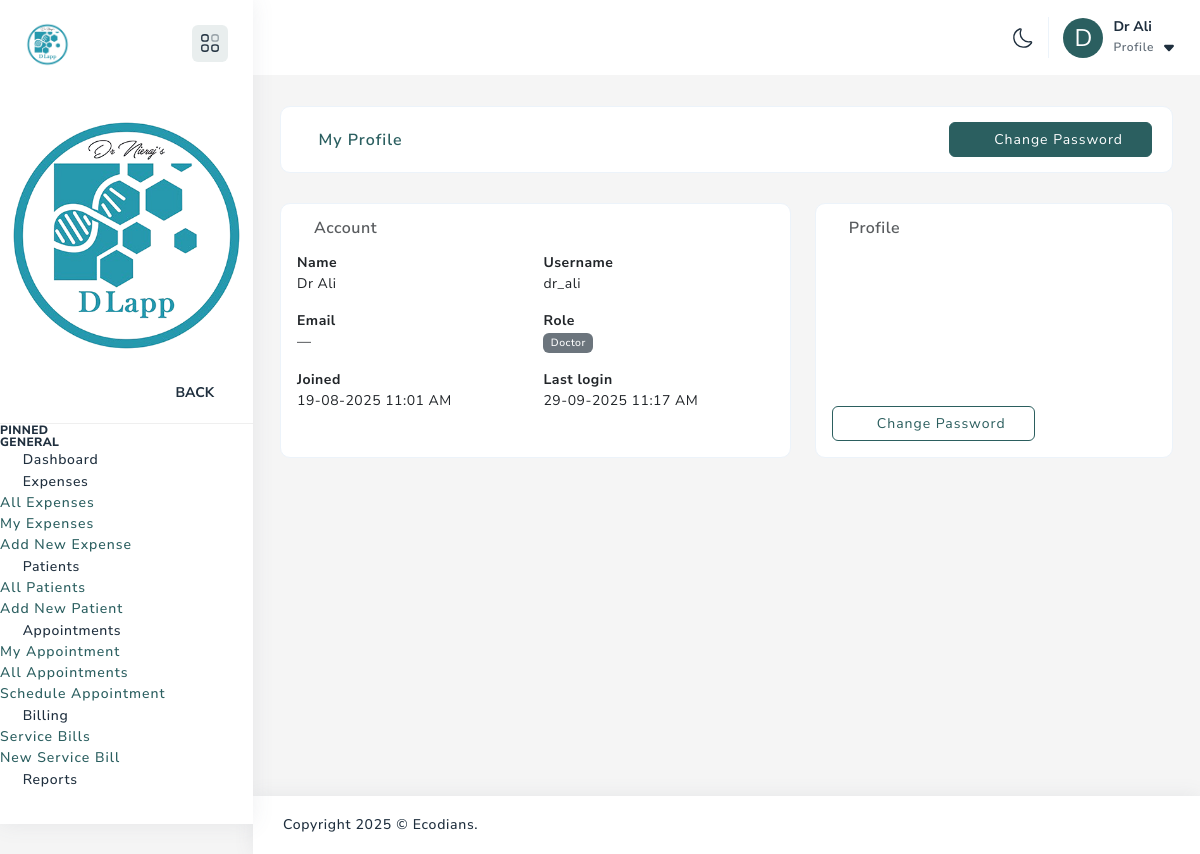
The page /me/ (signed in) on the database its author committed.
### core/models.py (models this page shows, shortened)
class User(AbstractUser):
    USER_TYPE_CHOICES = [
        ('doctor', 'Doctor'),
        ('consulting_doctor', 'Consulting Doctor'),
        ('super_user', 'Super User'),
        ('operation_manager', 'Operation Manager'),
        ('pharmacy_manager', 'Pharmacy Manager'),
        ('receptionist', 'Receptionist'),
        ('staff', 'Staff'),
        ('cro', 'CRO'),
    ]
    id = models.UUIDField(primary_key=True, default=uuid.uuid4, editable=False)
    user_type = models.CharField(max_length=20, choices=USER_TYPE_CHOICES)
    phone_regex = RegexValidator(regex=r'^\+?1?\d{9,15}$')
    phone_number = models.CharField(validators=[phone_regex], max_length=17, blank=True)
    address = models.TextField(blank=True)
    is_active = models.BooleanField(default=True)
    created_at = models.DateTimeField(auto_now_add=True)
    created_by = models.ForeignKey('self', on_delete=models.SET_NULL, null=True, blank=True)
    class Meta:
        db_table = 'users'

### core/views.py (the view)
# urls.py: path("me/", v.my_profile, name="my_profile"),
@login_required
def my_profile(request):
    profile = getattr(request.user, "profile", None)
    ctx = {
        "u": request.user,
        "profile": profile,
    }
    return render(request, "accounts/profile.html", ctx)

### core/templatetags/roles.py (called while the page is built)
@register.filter
def in_group(user, group_name: str) -> bool:
    if not user.is_authenticated:
        return False
    return user.is_superuser or user.groups.filter(name=group_name).exists()

### templates/accounts/profile.html (shortened to what this page needs)
{% extends 'base.html' %}
{% load roles %}
{% block content %}
<div class="container-fluid default-dashboard">
  <div class="row">
    <div class="col-12 project-list">
      <div class="card">
        <div class="row align-items-center">
          <div class="col-6 p-0">
            <ul class="nav nav-tabs border-tab d-flex" role="tablist">
              <li class="nav-item">
                <a class="nav-link active" href="#" role="tab" aria-selected="true">
                  <i class="fa fa-user me-2"></i>My Profile
                </a>
              </li>
            </ul>
          </div>
          <div class="col-6 p-0 d-flex justify-content-end align-items-center gap-2">
            <a class="btn btn-primary" href="{% url 'my_profile_password' %}">
              <i class="fa fa-key me-1"></i>Change Password
            </a>
          </div>
        </div>
      </div>
    </div>
    <div class="col-lg-7">
      <div class="card p-3 h-100">
        <h6 class="text-muted mb-3"><i class="fa fa-id-card me-1"></i>Account</h6>
        <div class="row g-3">
          <div class="col-md-6"><b>Name</b><div>{{ u.get_full_name|default:u.username }}</div></div>
          <div class="col-md-6"><b>Username</b><div class="mono">{{ u.username }}</div></div>
          <div class="col-md-6"><b>Email</b><div>{{ u.email|default:"—" }}</div></div>
          <div class="col-md-6"><b>Role</b>
            <div>
              {% for g in u.groups.all %}
                <span class="badge text-bg-secondary me-1">{{ g.name }}</span>
              {% empty %}—{% endfor %}
            </div>
          </div>
          <div class="col-md-6"><b>Joined</b><div>{{ u.date_joined|date:"d-m-Y h:i A" }}</div></div>
          <div class="col-md-6"><b>Last login</b><div>{{ u.last_login|date:"d-m-Y h:i A"|default:"—" }}</div></div>
        </div>
      </div>
    </div>
    <div class="col-lg-5">
        <div class="card p-3 h-100 d-flex flex-column">
            <h6 class="text-muted mb-3"><i class="fa fa-info-circle me-1"></i>Profile</h6>
            <a class="btn btn-outline-primary" href="{% url 'my_profile_password' %}">
                <i class="fa fa-key me-1"></i>Change Password
                </a>
        </div>
        </div>
  </div>
</div>
{% endblock %}

### templates/includes/page_header.html (shortened to what this page needs)
{% load static %}
<div class="page-header">
    <div class="header-wrapper row m-0">
        <div class="nav-right col-xl-8 col-lg-12 col-auto pull-right right-header p-0">
        <ul class="nav-menus">
            <li>
            <div class="mode">
                <svg class="for-light">
                <use href="{% static 'assets/svg/icon-sprite.svg' %}#Sun"></use>
                </svg>
            </div>
            </li>
            <li class="profile-nav onhover-dropdown pe-0 py-0">
            <div class="d-flex align-items-center profile-media">
                <div class="b-r-25 bg-primary text-white d-flex align-items-center justify-content-center" style="width:40px;height:40px;font-size:1.5rem;">
                    {{ request.user.get_full_name|default:''|slice:":1"|upper }}
                </div>
                <div class="flex-grow-1 user"><span>{{ request.user.get_full_name|default:request.user.username  }}</span>
                <p class="mb-0 font-nunito">Profile
                    <svg>
                    <use href="{% static 'assets/svg/icon-sprite.svg' %}#header-arrow-down"></use>
                    </svg>
                </p>
                </div>
            </div>
            </li>
        </ul>
        </div>
    </div>
</div>

### rows shown on the page
User: user.get_full_name "D", user.get_full_name "Dr Ali", get_full_name "Dr Ali", username "dr_ali", email "—", date_joined "19-08-2025 11:01 AM", last_login "29-09-2025 11:17 AM"

### other values the page prints
{{ g.name }} "Doctor"
